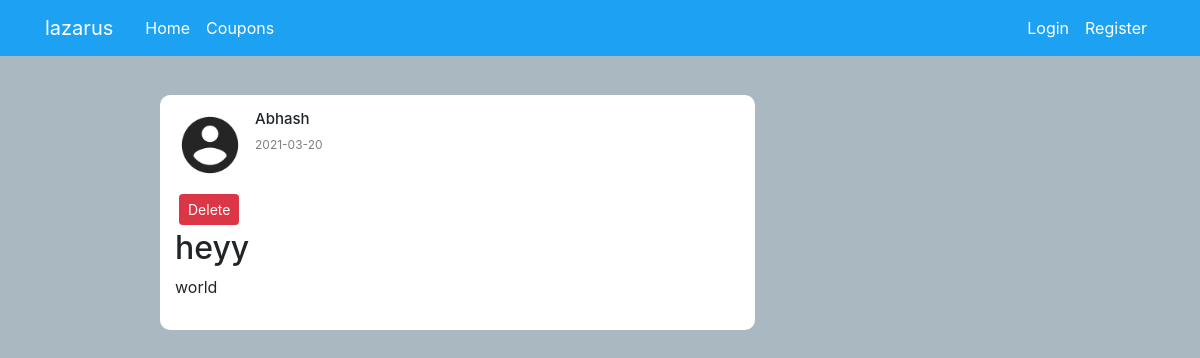
Before: /post/1 with the older database file.
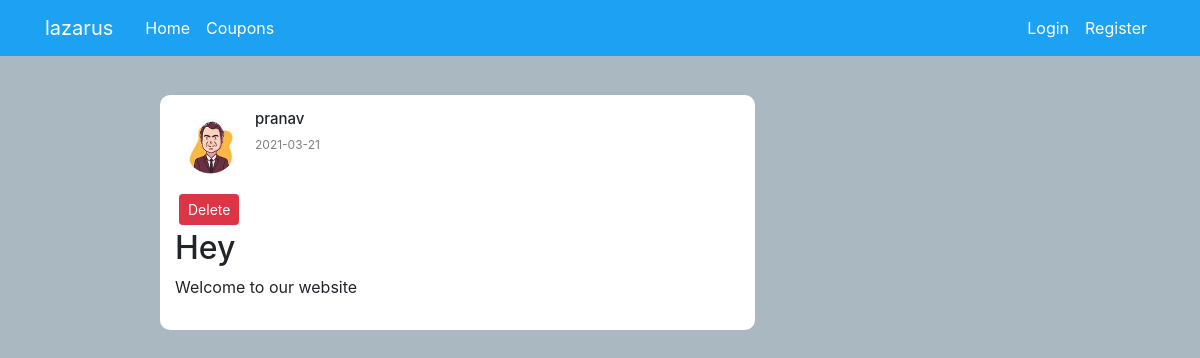
After: the same page with the newer database file.
### appmain/models.py (models this page shows, shortened)
class User(db.Model, UserMixin):
    id = db.Column(db.Integer, primary_key=True)
    username = db.Column(db.String(20), unique=True, nullable=False)
    email = db.Column(db.String(120), unique=True, nullable=False)
    image_file = db.Column(db.String(20), nullable=False, default='default.jpg')
    password = db.Column(db.String(60), nullable=False)
    posts = db.relationship('Post', backref='author', lazy=True)
    token_count=db.Column(db.Integer,nullable=False,default=0)
    flag_count=db.Column(db.Integer,nullable=False,default=0)

class Post(db.Model):
    id = db.Column(db.Integer, primary_key=True)
    title = db.Column(db.String(100), nullable=False)
    content = db.Column(db.Text, nullable=False)
    date_posted = db.Column(db.DateTime, nullable=False, default=datetime.utcnow)
    user_id = db.Column(db.Integer, db.ForeignKey('user.id'), nullable=False)

### appmain/routes.py (the view)
@app.route("/post/<int:post_id>")
def post(post_id):
    post = Post.query.get_or_404(post_id)
    return render_template('post.html', title=post.title, post=post)

### appmain/templates/post.html (shortened to what this page needs)
{% extends "layout.html" %}
{% block content %}
<div class="row">
  <div class="col-md-1"></div>
  <div class="col-md-7 mt-5">
<div class="feed">
<div class="post">
    <div class="post_header">
      <img class="rounded-circle article-img" src="{{ url_for('static',filename='profile/' + post.author.image_file)}}"
  <img class="fas fa-user "></img>
  <div class="post_info">
    <h2>{{post.author.username}}</h2>
    <p>{{post.date_posted.strftime('%Y-%m-%d')}}</p>
  </div>
  </div>
  <button type="button" class="btn btn-danger btn-sm m-1" data-toggle="modal" data-target="#deleteModal">Delete</button>
    <div class="post_body">
        <h2>{{ post.title }}</h2>
  <p>{{post.content}}</p>
  </div>
  </div>
</div>
</div>
</div>
  {% endblock content %}

Changed rows visible on the page:
no longer on this page (row edited): User: image_file (placeholder picture), author.username "Abhash"
now on this page (row edited): User: image_file (picture), author.username "pranav"
changed Post: date_posted "2021-03-20" → "2021-03-21"; title "heyy" → "Hey"; content "world" → "Welcome to our website"
